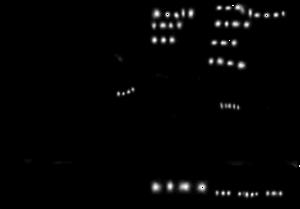
#> input picture debug.png, 300 x 209 px
$ python process_label.py   (older library calls are emulated)
#> lines starting #> are read from the running program, lines starting #| are printed output that depends on the picture; after the words box and inside, x2 and y2 are one past the last pixel; in counts of white or black regions, pixels touching at a corner belong together
#> further down, image is the input picture: shape (209, 300, 3); min 0, max 255, mean 4.2
from scipy import ndimage
import numpy as np
import argparse
import imutils
import cv2
import skimage
from skimage.feature import peak_local_max


def watershed(image):
    shifted = cv2.pyrMeanShiftFiltering(image, 21, 51)
    gray = cv2.cvtColor(shifted, cv2.COLOR_BGR2GRAY)
    thresh = cv2.threshold(gray, 0, 255, cv2.THRESH_BINARY | cv2.THRESH_OTSU)[1]
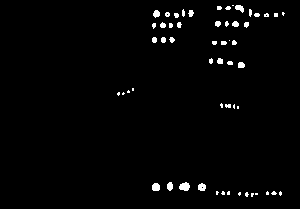
#> thresh: shape (209, 300); 1.8% white; 55 white regions (30 under 20 px), largest, box (x1, y1, x2, y2) and area: (179, 182, 190, 191) 73, (152, 183, 160, 191) 56, (198, 183, 206, 191) 51

    D = ndimage.distance_transform_edt(thresh)
    localMax = peak_local_max(D, indices=False, min_distance=1, labels=thresh)
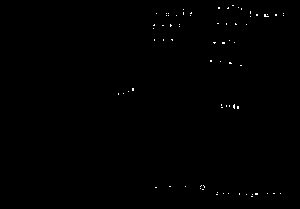
#> localMax: shape (209, 300) bool; 0.27% white in thin lines or dots, all inside (x1, y1, x2, y2) = (118, 5, 284, 197)

    markers = ndimage.label(localMax, structure=np.ones((3, 3)))[0]
#> markers: shape (209, 300) int32; 74 distinct labels, from 0 to 73
    labels = skimage.morphology.watershed(-D, markers, mask=thresh)
#> labels: shape (209, 300) int32; 74 distinct labels, from 0 to 73

    for label in np.unique(labels):
        # If the label is zero, we are examining the 'background'
        # so simply ignore it
        if label == 0:
            continue

        # Otherwise, allocate memory for the label region and draw
        # it on the mask
        mask = np.zeros(gray.shape, dtype="uint8")
        mask[labels == label] = 255

        # Detect contours in the mask and grab the largest one
        cnts = cv2.findContours(mask.copy(), cv2.RETR_EXTERNAL, cv2.CHAIN_APPROX_SIMPLE)

        cnts = imutils.grab_contours(cnts)
        # [7 lines of commented-out code are left out]

        c = max(cnts, key=cv2.contourArea)

        # Draw a circle enclosing the object
        ((x, y), r) = cv2.minEnclosingCircle(c)
        cv2.circle(image, (int(x), int(y)), int(r), (0, 255, 0), 1)
#> this loop made 74 passes
#> (cnts, x, y, r) on passes 3, 4, 5, 6, 8, 9, 10, 14, 15, 16, 17, 19: (1 contour, all with area under 20, 218.8, 7.5, 2.3), (1 contour, all with area under 20, 227.5, 7.5, 2.55), (1 contour, all with area under 20, 237.5, 6.5, 2.92), (1 contour, all with area under 20, 241.5, 9, 3.04), (1 contour, all with area under 20, 249.5, 12, 3.04), (1 contour, all with area under 20, 182.5, 13, 3.04), (1 contour, all with area under 20, 190.5, 12.17, 2.64), (1 contour, all with area under 20, 282.8, 13, 1.25), (1 contour, all with area under 20, 256.5, 14.5, 2.55), (1 contour, all with area under 20, 266, 15, 2.24), (1 contour, all with area under 20, 266.8, 13.83, 1.18), (1 contour, all with area under 20, 166, 15, 1.41)
#> (x, y, r) on passes 7, 11, 23, 24, 25, 27: (183, 9, 0.0001), (156, 13.5, 3.64), (283, 15, 0.0001), (250, 16, 0.0001), (217.5, 23.5, 2.92), (235, 24, 3.16)
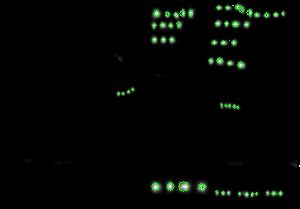
#> image: shape (209, 300, 3); 0.82% of pixels changed, all inside (x1, y1, x2, y2) = (117, 4, 284, 197)
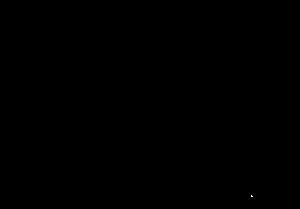
#> mask: shape (209, 300); 0% white in thin lines or dots, all inside (x1, y1, x2, y2) = (251, 195, 253, 197)
        # cv2.putText(image, "#{}".format(label), (int(x) - 10, int(y)), cv2.FONT_HERSHEY_SIMPLEX, 0.6, (0, 0, 255), 2)
    image = cv2.applyColorMap(image, cv2.COLORMAP_JET)
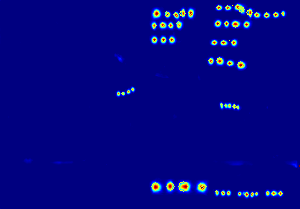
#> image: shape (209, 300, 3); mean B, G, R 131, 5.5, 3.6

    return image


if __name__ == '__main__':
    image = cv2.imread('debug.png')
    image = watershed(image)
    cv2.imwrite('thres_1.png', image)
